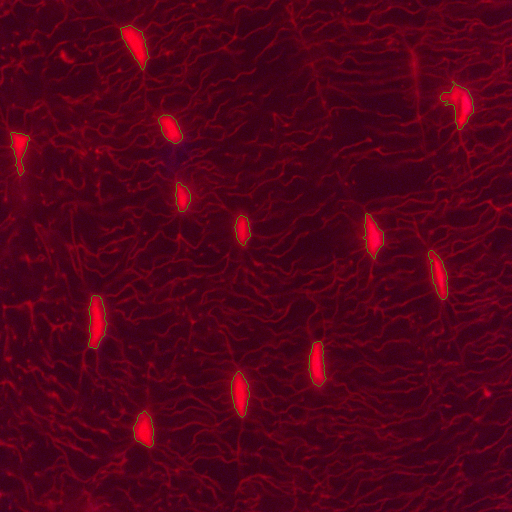
#> input picture results/count/543-2/overlay.png, 1024 x 1024 px (shown at 1/2 size)
$ python -i segment_lacunae_v2.py   (imports and definitions only)
#> lines starting #> are read from the running program, lines starting #| are printed output that depends on the picture; after the words box and inside, x2 and y2 are one past the last pixel; in counts of white or black regions, pixels touching at a corner belong together
### archive/src/count_lacunae.py
"""Count osteocyte lacunae in a single confocal image.

Pipeline (all parameters come from config.py, nothing hardcoded):

    1. Load the .tif (RGB or RGBA) and take config.CHANNEL (default: red).
    2. Threshold the channel to isolate bright lacunae
       (config.THRESHOLD_METHOD: "otsu" or "percentile").
    3. Fill small holes, then morphologically open to despeckle.
    4. Label connected components.
    5. Keep objects passing: min/max area, min solidity, max aspect ratio,
       and (optionally) exclude those touching the image border.

Everything stays in PIXEL units -- config.PIXEL_SIZE_UM is not used here.

Outputs (written to config.RESULTS_DIR, mirroring the image's subfolder
under config.DATA_DIR when it lives under one):

    <stem>_overlay.png   original image with kept lacunae outlined in green
    <stem>_lacunae.csv   one row per kept lacuna
    <stem>_params.json   exact parameter values used for this run

Usage:
    python src/count_lacunae.py --image data/WT/example.tif
"""

from __future__ import annotations

import argparse
import json
import sys
from pathlib import Path

import numpy as np
from skimage import measure, morphology, segmentation
from skimage.io import imread, imsave
from skimage.filters import threshold_otsu
from skimage.util import img_as_float, img_as_ubyte

# Make `import config` work regardless of the caller's working directory:
# config.py lives at the project root, one directory up from this file.
sys.path.insert(0, str(Path(__file__).resolve().parent.parent))
import config  # noqa: E402


def load_channel(image_path: Path) -> tuple[np.ndarray, np.ndarray]:
    """Load `image_path` and return (display_rgb_uint8, signal_channel_float).

    `display_rgb_uint8` is the original image, coerced to RGB uint8, for use
    as the overlay background. `signal_channel_float` is config.CHANNEL as a
    2D float array in [0, 1], with config.INVERT_SIGNAL applied if set.
    """
    raw = imread(image_path)

    if raw.ndim == 2:
        # Already single-channel.
        display = np.stack([raw] * 3, axis=-1)
        channel_2d = raw
    elif raw.ndim == 3:
        if config.CHANNEL_AXIS == 0:
            raw = np.moveaxis(raw, 0, -1)
        elif config.CHANNEL_AXIS not in (-1, 2):
            raise ValueError(f"Unsupported config.CHANNEL_AXIS: {config.CHANNEL_AXIS!r}")

        n_channels = raw.shape[-1]
        if n_channels not in (3, 4):
            raise ValueError(
                f"Expected an RGB or RGBA image, got shape {raw.shape} for {image_path}"
            )
        if config.CHANNEL is None or not (0 <= config.CHANNEL < n_channels):
            raise ValueError(
                f"config.CHANNEL={config.CHANNEL!r} is not a valid index into "
                f"an image with {n_channels} channels ({image_path})"
            )
        display = raw[..., :3]  # drop alpha for display, if present
        channel_2d = raw[..., config.CHANNEL]
    else:
        raise ValueError(f"Unsupported image ndim={raw.ndim} for {image_path}")

    display_uint8 = img_as_ubyte(display)
    channel_float = img_as_float(channel_2d)
    if config.INVERT_SIGNAL:
        channel_float = 1.0 - channel_float
    return display_uint8, channel_float


# [155 lines left out: functions compute_threshold, segment, filter_regions, save_overlay, save_csv, save_params and 2 more, not called in this run]


# [2 lines that do not run on import are left out]

### archive/src/segment_lacunae_v2.py
"""EXPERIMENTAL re-segmentation: multi-Otsu (3-class) threshold + marker-
controlled watershed, to replace the single-global-threshold approach in
count_lacunae.py, which fuses lacunae with the canalicular mesh in dense
fields (the whole blob then fails the max-area/solidity/aspect filters and
gets rejected, undercounting badly).

STATUS: v2-RAW, pre-validation. Counts and measurements here are NOT yet
size/shape-filtered or validated against ground truth (Mahmoud's ImageJ
counts). The widened "sanity check" filters deliberately let through small
mesh specks and some elongated/fused objects alongside real lacunae -- do
not treat these numbers as final. Parameters below are candidates only and
are kept out of config.py until validated.

Approach:
    1. Multi-Otsu (3-class) threshold on the red channel's own histogram
       (background / canalicular mesh / lacunae); the upper cut isolates
       the bright lacuna population per-image, no global constant.
    2. Distance transform + marker-controlled watershed, with seeds placed
       per connected component at that component's own relative
       distance-transform maxima (a fraction of ITS OWN peak, so it scales
       with each blob's size) -- this carves a lacuna away from thin
       attached mesh by thickness, instead of losing it to fusion.
    3. Widened shape/size filters as a final sanity check (not the primary
       gate), to avoid re-introducing the original rejection problem.
    4. Re-merge watershed splits that turned out to be spurious: one
       smoothly elongated lacuna can present two comparable-height
       distance-transform peaks with no real neck between them, which
       watershed still cuts in two. See MERGE_SADDLE_RATIO_MIN /
       merge_shallow_splits below.

Border handling: objects touching the image edge are KEPT (they count
toward lacuna_count) and flagged with on_border=True per object, rather than
dropped -- an edge-touching cell is still a real lacuna, just one whose
size/shape measurements are truncated by the field of view. Downstream
stats should filter on on_border, not this script. Set EXCLUDE_BORDER_OBJECTS
below to restore the old drop-them behaviour for comparison.

Min-area filter: TEST_MIN_AREA_PX2 = 400 was derived from the pooled area
distribution of interior objects over all 8 WT images (see the comment on
the constant); it is data-derived but not validated against ground truth.
Use --report-area-distribution (see main()) to reprint that distribution
before changing it.

Outputs, per image, under results/lacunae/<image_stem_with_underscores>/:
    overlay.png        original image with kept objects outlined in green
    measurements.xlsx   "summary" sheet (image, lacuna_count, border_count,
                         interior_count, then mean/median/SD over INTERIOR
                         objects only for area/axis lengths/aspect_ratio/
                         eccentricity/solidity) + "per_lacuna" sheet (one
                         row per kept object, including on_border)
    measurements.json   same per-lacuna measurements + counts + a "summary"
                         block (same interior-only stats) + the parameters
                         used for this run

Summary stats are computed over on_border=False objects only -- border
objects are truncated by the field of view, so their size/shape would bias
the stats. Still v2-RAW / pre-validation: PIXEL_SIZE_UM is None, so
everything here is in pixels, and none of this has been checked against
Mahmoud's ImageJ ground truth yet.

Usage:
    python src/segment_lacunae_v2.py --dir data/WT
    python src/segment_lacunae_v2.py --dir data/WT --report-area-distribution
    python src/segment_lacunae_v2.py --image data/WT/example.tif
"""

from __future__ import annotations

import argparse
import json
import sys
from pathlib import Path

import numpy as np
from scipy import ndimage as ndi
from skimage import filters, measure, morphology, segmentation
from skimage.io import imsave

sys.path.insert(0, str(Path(__file__).resolve().parent.parent))
import config  # noqa: E402

sys.path.insert(0, str(Path(__file__).resolve().parent))
from count_lacunae import load_channel  # noqa: E402

# --- Candidate parameters (NOT in config.py yet -- see module docstring) ---
SEED_PROMINENCE_FRACTION = 0.3
DESPECKLE_OPENING_RADIUS_PX = 1
TEST_MIN_AREA_PX2 = 400
# ^ Chosen from --report-area-distribution over all 8 WT images (n=177
# interior objects): 45% of objects (79/177) piled up against the old
# floor of 80, in [81, 373) px^2 -- a censored speck population, not real
# lacunae. The sorted areas show the widest gap between consecutive values
# in that region is 346 -> 429 px^2. 400 sits inside that gap, just above
# the top of the speck pileup and below the start of the real-lacuna tail
# (which continues smoothly from there out past 5900). Not yet validated
# against Mahmoud's ImageJ ground truth -- revisit if those disagree.
TEST_MAX_AREA_FRACTION_OF_IMAGE = 0.05
TEST_MIN_SOLIDITY = 0.5
TEST_ASPECT_RATIO_MAX = 6.0
EXCLUDE_BORDER_OBJECTS = False  # False = keep + flag on_border (current default)

# A single elongated lacuna can register two comparable-height distance-
# transform peaks at its ends even with no real constriction between them,
# so watershed splits it in two. Fix: after watershed, re-merge any 2-piece
# split whose dividing saddle is shallow relative to both peaks (a smooth
# single blob), while leaving a deep, narrow-necked split (two genuinely
# touching lacunae) alone. Saddle = min distance-transform value along the
# straight line between the two pieces' peaks; ratio = saddle / smaller peak.
# Calibrated from diagnostics/lacunae/diagnose_lacuna_splits.py over all 8 WT images: the 3
# splits confirmed wrong by eye (542 WT 2_z06c1-2) had ratio >= 0.364; the
# one split that looks like a real two-lobe separation had ratio 0.000.
# 0.35 sits between them -- not yet checked against every borderline case.
MERGE_SADDLE_RATIO_MIN = 0.35

# [1 line that did not run here, left out]


def multiotsu_lacuna_mask(channel: np.ndarray) -> tuple[np.ndarray, float]:
    """3-class Otsu on this image's own histogram; top-class cut isolates
    the bright lacuna population from the dimmer canalicular mesh."""
    try:
        thresholds = filters.threshold_multiotsu(channel, classes=3)
        t_hi = float(thresholds[-1])
    except ValueError:
        # Degenerate histogram (e.g. near-constant field) -- fall back.
        t_hi = float(filters.threshold_otsu(channel))

    mask = channel >= t_hi
    mask = morphology.remove_small_holes(mask, area_threshold=20)
    if DESPECKLE_OPENING_RADIUS_PX > 0:
        mask = morphology.opening(mask, morphology.disk(DESPECKLE_OPENING_RADIUS_PX))
    return mask, t_hi


def watershed_split(mask: np.ndarray) -> np.ndarray:
    """Separate fused blobs by thickness: distance transform + seeds at
    each connected component's own relative distance-transform maxima,
    then marker-controlled watershed to carve the component along its
    thin necks rather than keeping it as one ragged merged region."""
    distance = ndi.distance_transform_edt(mask)
    components = measure.label(mask, connectivity=2)

    markers = np.zeros_like(components, dtype=np.int32)
    next_id = 1
    for comp_id in range(1, components.max() + 1):
        comp_mask = components == comp_id
        d_local = np.where(comp_mask, distance, 0.0)
        peak = d_local.max()
        if peak <= 0:
            continue
        h = max(SEED_PROMINENCE_FRACTION * peak, 1e-6)
        seeds = morphology.h_maxima(d_local, h) & comp_mask
        seed_labels = measure.label(seeds, connectivity=2)
        n = seed_labels.max()
        if n == 0:
            continue
        remap = seed_labels.copy()
        remap[seed_labels > 0] += next_id - 1
        markers[seed_labels > 0] = remap[seed_labels > 0]
        next_id += n

    return segmentation.watershed(-distance, markers=markers, mask=mask)


# [8 lines left out: function _sample_line_min, not called in this run]


def merge_shallow_splits(labels: np.ndarray, mask: np.ndarray, distance: np.ndarray) -> np.ndarray:
    """Undo watershed splits that aren't a real multi-lobe separation.
    Within each pre-watershed component, consider only SUBSTANTIAL pieces
    (ignoring tiny watershed crumbs well below real lacuna scale -- those
    are handled by TEST_MIN_AREA_PX2 filtering later, not here) -- there
    can be more than 2 (e.g. one real lacuna oversplit into 3, with only
    2 of the 3 pieces individually passing the later shape filters). Any
    two substantial pieces whose saddle is shallow relative to both peaks
    (see MERGE_SADDLE_RATIO_MIN) are unioned via union-find, so a chain of
    shallow links (A-B shallow, B-C shallow) merges all three even if A-C
    wasn't checked directly."""
    components = measure.label(mask, connectivity=2)
    merged = labels.copy()
    for comp_id in range(1, components.max() + 1):
        comp_mask = components == comp_id
        piece_labels = np.unique(merged[comp_mask])
        piece_labels = piece_labels[piece_labels != 0]
        substantial = [lbl for lbl in piece_labels if (merged == lbl).sum() >= TEST_MIN_AREA_PX2]
        if len(substantial) < 2:
            continue

        peaks = {}
        peak_locs = {}
        for lbl in substantial:
            piece_mask = merged == lbl
            peaks[lbl] = distance[piece_mask].max()
            r, c = np.unravel_index(np.argmax(np.where(piece_mask, distance, -1)), distance.shape)
            peak_locs[lbl] = (r, c)

        parent = {lbl: lbl for lbl in substantial}

        # [4 lines left out: function find, not called in this run]

        for i in range(len(substantial)):
            for j in range(i + 1, len(substantial)):
                a, b = substantial[i], substantial[j]
                ra, ca = peak_locs[a]
                rb, cb = peak_locs[b]
                saddle = _sample_line_min(distance, ra, ca, rb, cb)
                ratio = saddle / min(peaks[a], peaks[b])
                if ratio >= MERGE_SADDLE_RATIO_MIN:
                    ra_root, rb_root = find(a), find(b)
                    if ra_root != rb_root:
                        parent[ra_root] = rb_root

        for lbl in substantial:
            root = find(lbl)
            if root != lbl:
                merged[merged == lbl] = root
    return merged


def filter_regions(label_image: np.ndarray) -> list[tuple]:
    """Return [(region, on_border), ...] for objects passing the sanity-check
    filters. Border-touching objects are kept (flagged), not dropped, unless
    EXCLUDE_BORDER_OBJECTS is set True."""
    rows, cols = label_image.shape
    max_area = TEST_MAX_AREA_FRACTION_OF_IMAGE * rows * cols
    kept = []
    for region in measure.regionprops(label_image):
        if region.area < TEST_MIN_AREA_PX2:
            continue
        if region.area > max_area:
            continue
        if region.solidity < TEST_MIN_SOLIDITY:
            continue
        minor = region.axis_minor_length
        major = region.axis_major_length
        aspect = (major / minor) if minor > 0 else float("inf")
        if aspect > TEST_ASPECT_RATIO_MAX:
            continue

        min_row, min_col, max_row, max_col = region.bbox
        on_border = min_row == 0 or min_col == 0 or max_row == rows or max_col == cols
        if on_border and EXCLUDE_BORDER_OBJECTS:
            continue

        kept.append((region, on_border))
    return kept


def segment_image(image_path: Path):
    display, channel = load_channel(image_path)
#> in load_channel, raw is the input picture: shape (1024, 1024, 3); mean R, G, B 82, 1.6, 25.3
#> in load_channel, `channel_2d = raw[..., config.CHANNEL]`:
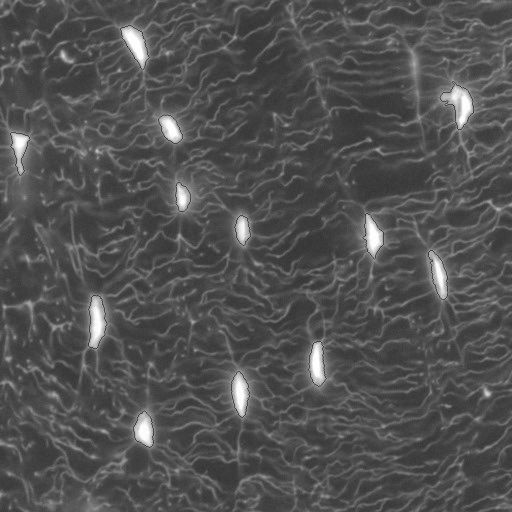
#> channel_2d: shape (1024, 1024) (shown at 1/2 size); min 0, max 255, mean 82
    mask, t_hi = multiotsu_lacuna_mask(channel)
#> in multiotsu_lacuna_mask, `thresholds = filters.threshold_multiotsu(channel, classes=3)`: thresholds = [0.334, 0.596]
#> in multiotsu_lacuna_mask, `t_hi = float(thresholds[-1])`: t_hi = 0.596
#> in multiotsu_lacuna_mask, `mask = channel >= t_hi`:
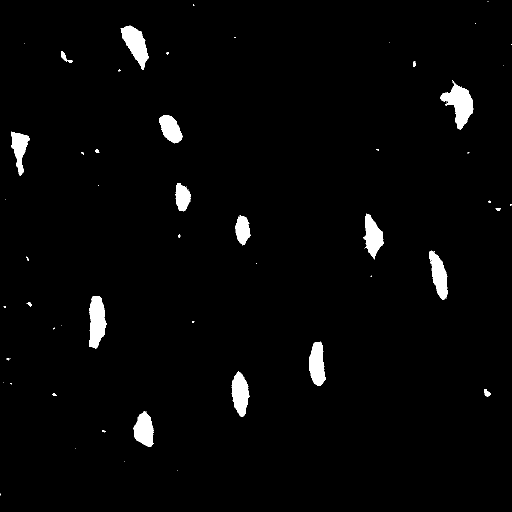
#> mask: shape (1024, 1024) bool (shown at 1/2 size); 2.4% white; 61 white regions (38 under 20 px), largest, box (x1, y1, x2, y2) and area: (880, 160, 948, 259) 3013, (178, 592, 214, 697) 2657, (241, 51, 298, 140) 2497
#> in multiotsu_lacuna_mask, `mask = morphology.remove_small_holes(mask, area_threshold=20)`: mask: shape (1024, 1024) bool; 2.4% white; 61 white regions (38 under 20 px), largest, box (x1, y1, x2, y2) and area: (880, 160, 948, 259) 3016, (178, 592, 214, 697) 2660, (241, 51, 298, 140) 2498
#> in multiotsu_lacuna_mask, `mask = morphology.opening(mask, morphology.disk(DESPECKLE_OPENING_RADI..`: mask: shape (1024, 1024) bool; 2.4% white; 34 white regions (14 under 20 px), largest, box (x1, y1, x2, y2) and area: (880, 163, 947, 259) 3006, (178, 592, 214, 697) 2658, (241, 51, 298, 140) 2497
#> t_hi = 0.596
    labels = watershed_split(mask)
#> in watershed_split, `distance = ndi.distance_transform_edt(mask)`:
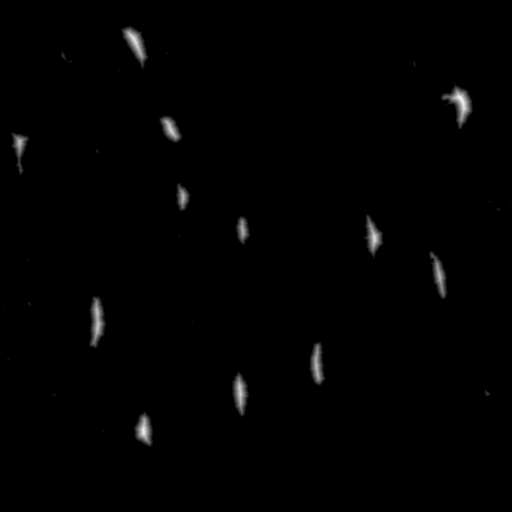
#> distance: shape (1024, 1024) float64 (shown at 1/2 size); min 0, max 19.65, mean 0.15; drawn with min black and max white
#> in watershed_split, `components = measure.label(mask, connectivity=2)`:
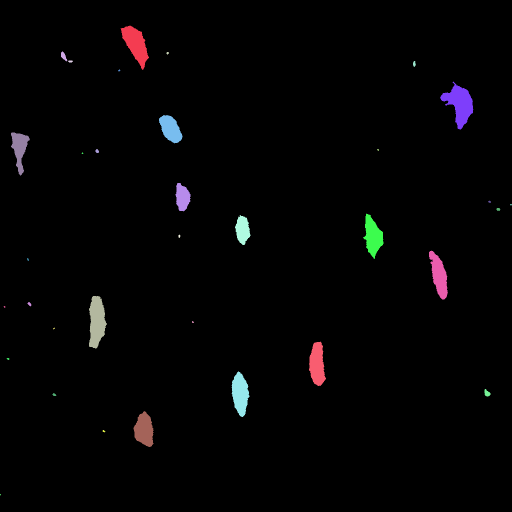
#> components: shape (1024, 1024) int32 (shown at 1/2 size); 35 distinct labels, from 0 to 34; one colour per label, 0 black
#> the loop in watershed_split, `for comp_id in range(1, components.max() + 1):` made 34 passes
#> (peak, h) on passes 1 to 12: (18.03, 5.41), (4.47, 1.34), (2.24, 0.671), (2, 0.6), (3, 0.9), (1.41, 0.424), (19.65, 5.89), (16.97, 5.09), (15, 4.5), (3.16, 0.949), (1.41, 0.424), (1.41, 0.424)
#> pass 1, in watershed_split, `comp_mask = components == comp_id`:
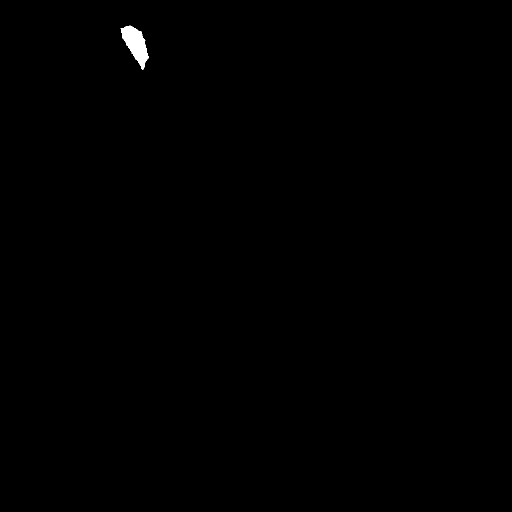
#> comp_mask: shape (1024, 1024) bool (shown at 1/2 size); 0.24% white; 1 white region, box (x1, y1, x2, y2) and area: (241, 51, 298, 140) 2497
#> pass 1, in watershed_split, `seeds = morphology.h_maxima(d_local, h) & comp_mask`:
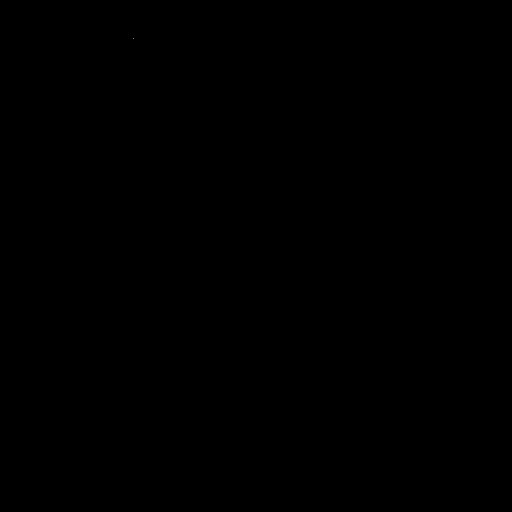
#> seeds: shape (1024, 1024) (shown at 1/2 size); values 0 (black) and 1 (white), 0% white in thin lines or dots, all inside (x1, y1, x2, y2) = (267, 76, 268, 77)
#> after the loop in watershed_split, `for comp_id in range(1, components.max() + 1):`: comp_mask: shape (1024, 1024) bool; 0% white in thin lines or dots, all inside (x1, y1, x2, y2) = (0, 988, 2, 991)
#> after the loop in watershed_split, `for comp_id in range(1, components.max() + 1):`: markers: shape (1024, 1024) int32; 35 distinct labels, from 0 to 34
#> after the loop in watershed_split, `for comp_id in range(1, components.max() + 1):`: remap: shape (1024, 1024) int64; values 0 (black) and 34 (white), 0% white in thin lines or dots, all inside (x1, y1, x2, y2) = (0, 989, 1, 990)
#> after the loop in watershed_split, `for comp_id in range(1, components.max() + 1):`: next_id = 35
    distance = ndi.distance_transform_edt(mask)
    labels = merge_shallow_splits(labels, mask, distance)
#> the loop in merge_shallow_splits, `for comp_id in range(1, components.max() + 1):` made 34 passes
#> piece_labels on passes 2, 3, 4, 5, 6, 10, 11, 12, 14, 15, 16, 19: [2], [3], [4], [5], [6], [10], [11], [12], [14], [15], [16], [19]
#> (piece_labels, substantial) on passes 1, 7, 8, 9, 13, 17: ([1], [1]), ([7], [7]), ([8], [8]), ([9], [9]), ([13], [13]), ([17], [17])
    kept = filter_regions(labels)
#> the loop in filter_regions, `for region in measure.regionprops(label_image):` made 34 passes
#> (minor, major, aspect, min_row, min_col, max_row, max_col) on passes 1, 7, 8, 9, 13, 17, 18, 20, 22, 27, 29, 32: (36.81, 90.57, 2.46, 51, 241, 140, 298), (52.86, 86.05, 1.63, 163, 880, 259, 947), (34.35, 63.46, 1.85, 230, 318, 287, 365), (30.96, 87.5, 2.83, 265, 22, 351, 60), (28.65, 55.38, 1.93, 366, 351, 423, 381), (34.85, 81.3, 2.33, 427, 726, 518, 767), (27.93, 57.33, 2.05, 430, 470, 490, 501), (26.99, 100.4, 3.72, 501, 858, 599, 896), (32.57, 108.8, 3.34, 592, 178, 697, 214), (30.23, 91.97, 3.04, 683, 618, 772, 652), (32.21, 86.85, 2.7, 743, 463, 834, 499), (38.38, 68.54, 1.79, 822, 267, 894, 307)
#> after the loop in filter_regions, `for region in measure.regionprops(label_image):`: kept = 12 items
#> kept = 12 items
    return display, labels, kept, t_hi


# --- Per-lacuna measurements -------------------------------------------------

MEASUREMENT_FIELDS = [
    "lacuna_id",
    "area",
    "major_axis_length",
    "minor_axis_length",
    "aspect_ratio",
    "eccentricity",
    "solidity",
    "orientation",
    "centroid_row",
    "centroid_col",
    "on_border",
    "units",
]


# [26 lines left out: functions region_to_measurement, measurements_for, not called in this run]


# --- Per-image summary (interior lacunae only) -------------------------

SUMMARY_METRICS = [
    ("area", "px"),
    ("major_axis_length", "px"),
    ("minor_axis_length", "px"),
    ("aspect_ratio", "unitless"),
    ("eccentricity", "unitless"),
    ("solidity", "unitless"),
]


# [208 lines left out: functions summarize_interior, image_output_dir, save_overlay, save_xlsx, save_json, print_summary and 3 more, not called in this run]


# [2 lines not run here, left out]

>>> result = segment_image('../../results/count/543-2/overlay.png')
